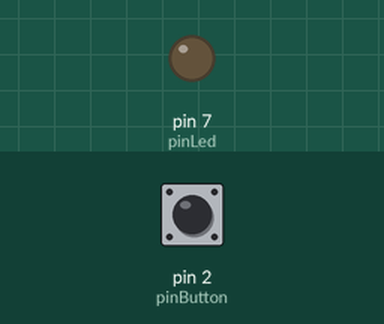
Simulated run of this sketch. Board: Arduino Uno, built with avr-gcc and run on an emulated ATmega328P. On the bench: output pins drawn as LEDs (lit = HIGH). Inputs (shaded band) come from the test bench; at power-on: pin 2 (pinButton) HIGH.

Above: at 0.01 s.
At 1.2 s:
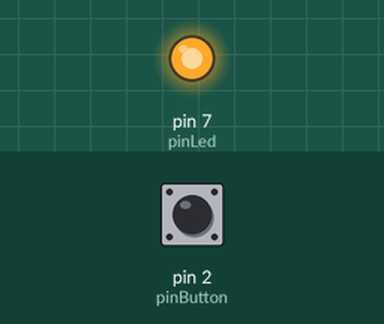
1.3 s: pin 2 (pinButton) pulled LOW for 0.15 s
At 2.2 s:
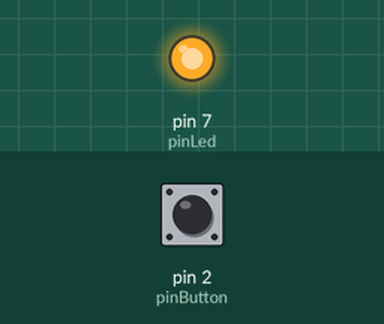
Timing chart, 0 to 4.3 s (numbered marks = the images above; inputs shaded):
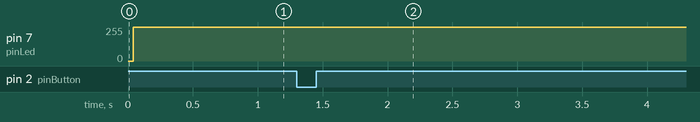

The sketch:

Boton_pwm.ino
```cpp
//variables globales
int switchState = 0;
//constantes de los pins
const int pinLed = 7;
const int pinButton = 2;

void setup() {
  //le decimos a Arduino qué tiene enchufado. Para eso inicializamos los pines
  pinMode(pinLed,OUTPUT);
  pinMode(pinButton, INPUT);
} //fin del setup

void loop() {
  switchState = digitalRead(pinButton);
  if (switchState == LOW) {
    digitalWrite(pinLed,HIGH);
  } //fin del if
  else {
    digitalWrite(pinLed,LOW); //Apagamos el Led
    delay(0);
    digitalWrite(pinLed,HIGH);
    delay(1);
  } //fin del else
} //fin del loop
```

Measured:
- after the input at 1.3 s, pin 7 (pinLed): 253/255 → 255/255 after 0.06 s
